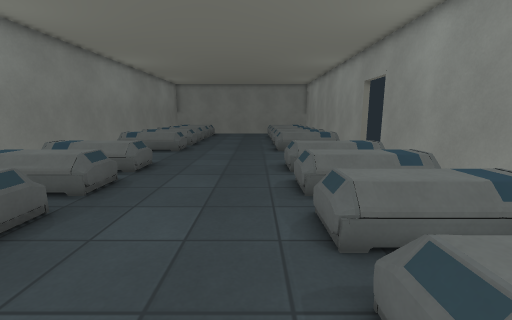
View 1 (above)

16 first-person views from a walk through a 3-D level made in the Godot game engine. The camera is 1.3 m above the floor, tilts 10° down and sees 90° across. Doors that lead somewhere are drawn open, without their leaves. The floor is counted in squares, 0.5 m on a side. Each view is taken from the middle of a square. On the plan, view 1 faces up. The plan holds only what a view shows up to about 18 squares ahead; the rest is blank. Some surface patterns are stand-ins.

View 2
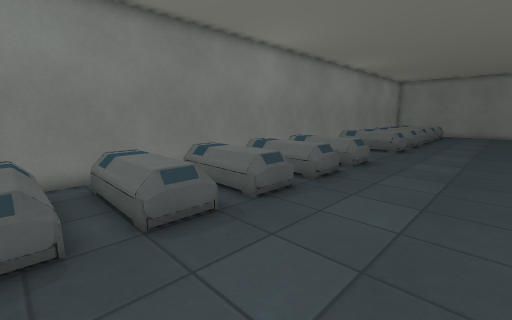

View 3
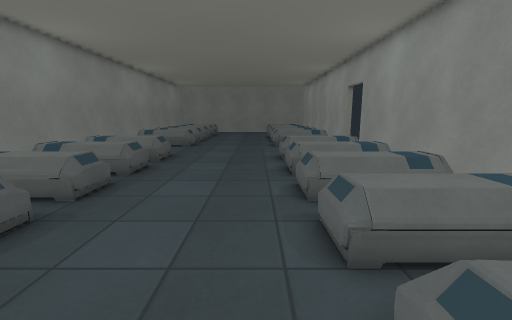

View 4
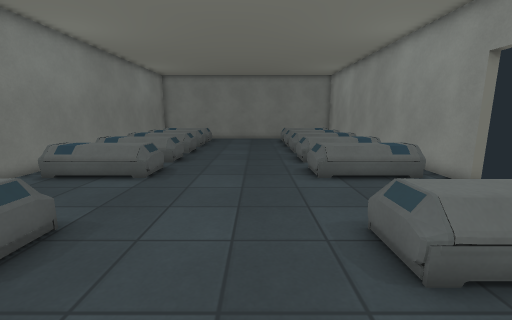

View 5
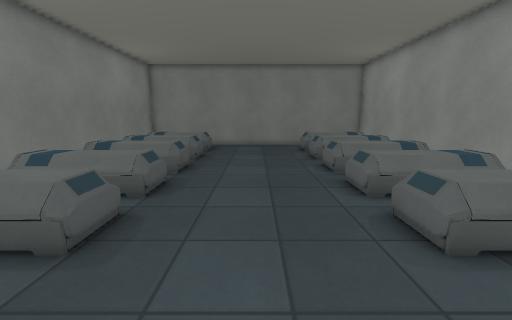

View 6
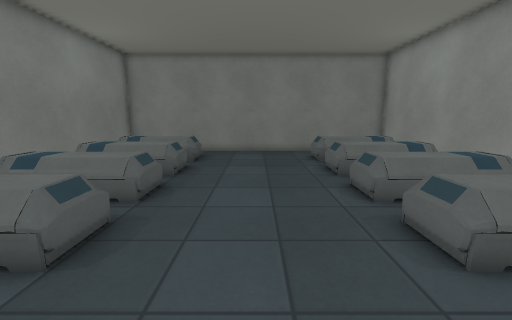

View 7
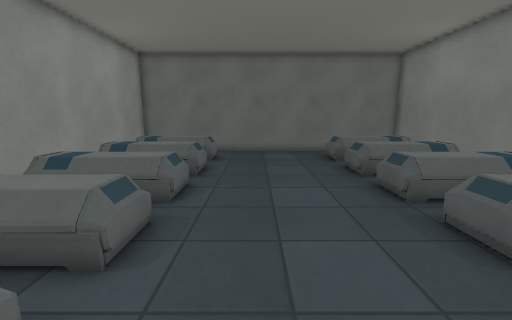

View 8
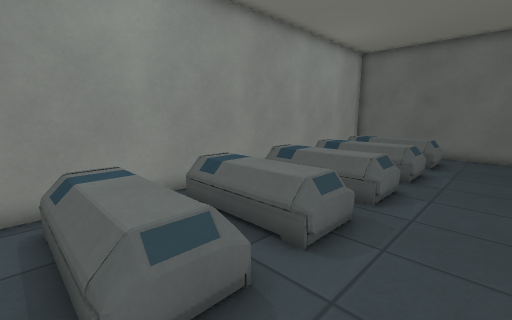

View 9
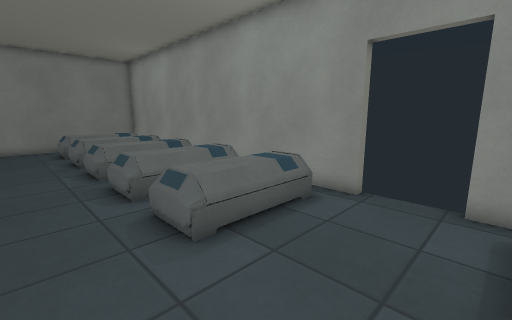

View 10
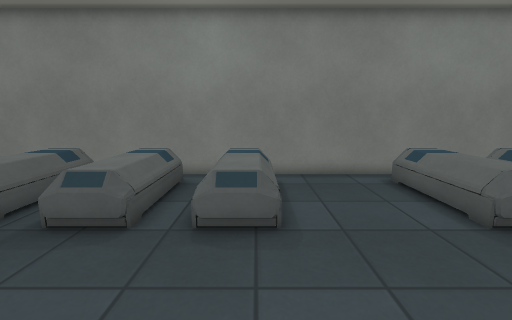

View 11
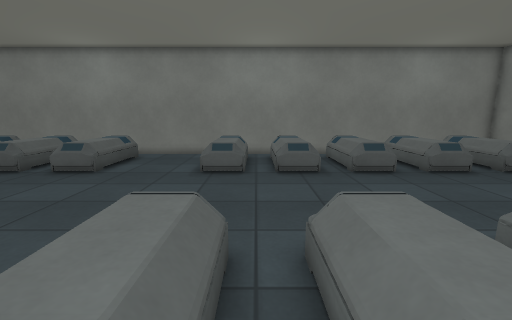

View 12
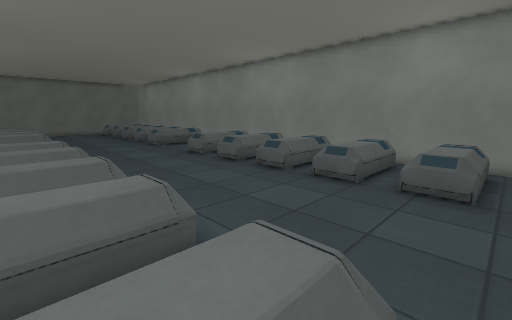

View 13
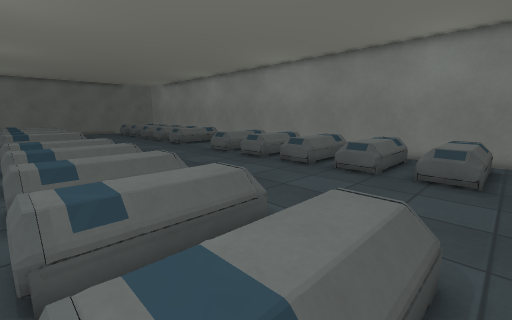

View 14
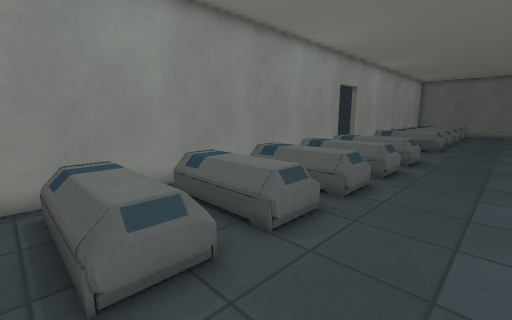

View 15
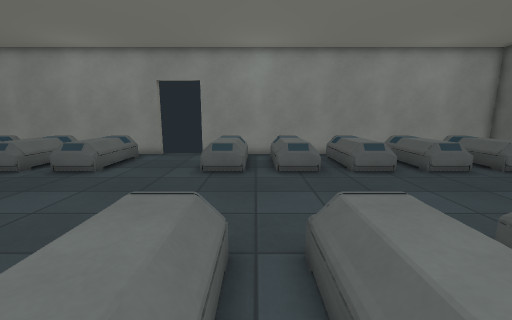

View 16
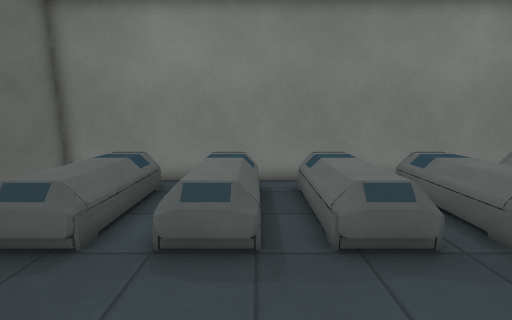

### Floor plan
Key: @ floor where view 1 was taken; # wall or solid block; x gap in a wall; . floor; D open door; = window, fence, low wall or low ledge; ^ raised ledge; O other object.
Columns run from 11 left of view 1 to 8 right of it. Each row starts with its distance up from view 1.
 36 #         ...     #
 35 #.................#
 34 #=OOO=.......=OOO=#
 33 #=OOOx.......=OOO=#
 32 ##.............  ##
 31 #=OOOO.......=OOO##
 30 #=OOO=.......=OOO=#
 29 #=OOO=.......=OOO=#
 28 #   ..........   .#
 27 #=OOO=.......=OOO=#
 26 #=OOOx.......=OOO=#
 25 ##...............##
 24 #= OOO.......=OOO##
 23 #=OOO=.......=OOO=#
 22 #=OOO=.......=OOO=#
 21 #..............  .#
 20 #=OOO=.......=OOO=#
 19 #=OOOx.......=OOO=#
 18 #................##
 17 #.................D#
 16 #.................D
 15 #.................D
 14 ##................#
 13 #^^^^^.......^^^^^#
 12 #^^^^^.......^^^^^#
 11 #.................#
 10 #OOOO=.......=OOOO#
  9 #^^^^^.......^^^^^#
  8 #=...=.......=====#
  7 # ................#
  6 #^^^^^.......^^^^^#
  5 #^^^^^.......^^^^^#
  4 #..............   #
  3 #OOOO=.......=OOO #
  2 #^^^^^.......^^^^^#
  1 #=...=.......=====#
  0 ##.........@...   #
 -1 #^^^^^.......^^^^^#
 -2 #^^^^^.......^^^^ #
 -3 #     .......     #
 -4 #         ...     #

Positions as (right, up) in squares from view 1, and headings:
1: (0, 0), facing up
2: (0, -1), facing up-left
3: (0, -3), facing up
4: (-1, 8), facing up
5: (-2, 14), facing up
6: (-2, 18), facing up
7: (-1, 14), facing down
8: (-1, 14), facing down-right
9: (-1, 14), facing up-right
10: (0, 13), facing left
11: (6, 21), facing left
12: (4, 35), facing down-left
13: (6, 35), facing down-left
14: (-2, 35), facing down-right
15: (-10, 11), facing right
16: (-1, 3), facing left
